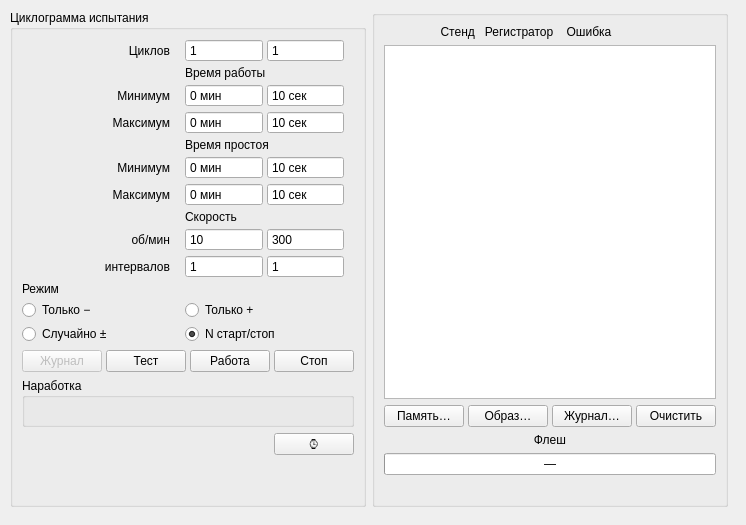
    <widget class="QWidget" name="stendScrollContent">
     <layout class="QVBoxLayout" name="stendLayout">
      <!-- Поля вкладки: без них заголовок верхней группы («Циклограмма
           испытания») рисовался в margin-зоне рамки у самого края и
           визуально обрезался (замечено 03.07.2026) -->
      <property name="margin"><number>10</number></property>
      <item>
       <layout class="QHBoxLayout" name="stendTopLayout">
    <item>
     <!-- 03.07.2026, перестройка высот: жёсткие 480px убраны — содержимое
          колонки выросло (Наработка, Память устройства, кнопки офлайн-вида)
          и вылезало за фиксированную рамку. Высота теперь по содержимому;
          правая панель (groupCompare, vsizetype=Expanding) тянется ровно до
          этой же высоты — колонки всегда одинаковые. Общий размер вкладки
          не зависит от масштабирования окна: снизу в stendLayout стоит
          распорка stendBottomSpacer, забирающая лишнюю высоту. -->
     <widget class="QGroupBox" name="groupCyclogram">
      <property name="sizePolicy">
       <sizepolicy hsizetype="Fixed" vsizetype="Preferred">
        <horstretch>0</horstretch>
        <verstretch>0</verstretch>
       </sizepolicy>
      </property>
      <property name="minimumWidth"><number>260</number></property>
      <property name="maximumWidth"><number>260</number></property>
      <property name="title"><string>Циклограмма испытания</string></property>
      <layout class="QVBoxLayout" name="groupCyclogramLayout">
       <property name="spacing"><number>6</number></property>
       <item>
        <layout class="QGridLayout" name="cyclogramGrid">
         <property name="verticalSpacing"><number>4</number></property>
         <property name="horizontalSpacing"><number>4</number></property>
  	<property name="rightMargin"><number>10</number></property>

         
			<item row="1" column="2" colspan="2"><widget class="QLabel" name="lblWorkCap"><property name="alignment"><set>Qt::AlignLeft|Qt::AlignVCenter</set></property><property name="maximumHeight"><number>20</number></property><property name="text"><string>Время работы</string></property></widget></item>
				<item row="2" column="0" colspan="2"><widget class="QLabel" name="lblWorkMinCap"><property name="alignment"><set>Qt::AlignRight|Qt::AlignVCenter</set></property><property name="styleSheet"><string>padding-right: 8px;</string></property><property name="text"><string>Минимум</string></property></widget></item>
					<item row="2" column="2"><widget class="QSpinBox" name="spinWorkMinMin"><property name="minimumWidth"><number>66</number></property><property name="maximumWidth"><number>66</number></property><property name="buttonSymbols"><enum>QAbstractSpinBox::NoButtons</enum></property><property name="suffix"><string> мин</string></property><property name="maximum"><number>60</number></property><property name="value"><number>0</number></property></widget></item>
					<item row="2" column="3"><widget class="QSpinBox" name="spinWorkMinSec"><property name="minimumWidth"><number>66</number></property><property name="maximumWidth"><number>66</number></property><property name="buttonSymbols"><enum>QAbstractSpinBox::NoButtons</enum></property><property name="suffix"><string> сек</string></property><property name="maximum"><number>59</number></property><property name="value"><number>10</number></property></widget></item>
   <item row="3" column="0" colspan="2"><widget class="QLabel" name="lblWorkMaxCap"><property name="alignment"><set>Qt::AlignRight|Qt::AlignVCenter</set></property><property name="styleSheet"><string>padding-right: 8px;</string></property><property name="text"><string>Максимум</string></property></widget></item>
					<item row="3" column="2"><widget class="QSpinBox" name="spinWorkMaxMin"><property name="minimumWidth"><number>66</number></property><property name="maximumWidth"><number>66</number></property><property name="buttonSymbols"><enum>QAbstractSpinBox::NoButtons</enum></property><property name="suffix"><string> мин</string></property><property name="maximum"><number>60</number></property><property name="value"><number>0</number></property></widget></item>
					<item row="3" column="3"><widget class="QSpinBox" name="spinWorkMaxSec"><property name="minimumWidth"><number>66</number></property><property name="maximumWidth"><number>66</number></property><property name="buttonSymbols"><enum>QAbstractSpinBox::NoButtons</enum></property><property name="suffix"><string> сек</string></property><property name="maximum"><number>59</number></property><property name="value"><number>10</number></property></widget></item>
					
		<item row="4" column="2" colspan="2"><widget class="QLabel" name="lblPauseCap"><property name="alignment"><set>Qt::AlignLeft|Qt::AlignVCenter</set></property><property name="text"><string>Время простоя</string></property></widget></item>

			<item row="5" column="0" colspan="2"><widget class="QLabel" name="lblPauseMinCap"><property name="alignment"><set>Qt::AlignRight|Qt::AlignVCenter</set></property><property name="styleSheet"><string>padding-right: 8px;</string></property><property name="text"><string>Минимум</string></property></widget></item>
					<item row="5" column="2"><widget class="QSpinBox" name="spinPauseMinMin"><property name="minimumWidth"><number>66</number></property><property name="maximumWidth"><number>66</number></property><property name="buttonSymbols"><enum>QAbstractSpinBox::NoButtons</enum></property><property name="suffix"><string> мин</string></property><property name="maximum"><number>60</number></property><property name="value"><number>0</number></property></widget></item>
					<item row="5" column="3"><widget class="QSpinBox" name="spinPauseMinSec"><property name="minimumWidth"><number>66</number></property><property name="maximumWidth"><number>66</number></property><property name="buttonSymbols"><enum>QAbstractSpinBox::NoButtons</enum></property><property name="suffix"><string> сек</string></property><property name="maximum"><number>59</number></property><property name="value"><number>10</number></property></widget></item>
         <item row="6" column="0" colspan="2"><widget class="QLabel" name="lblPauseMaxCap"><property name="alignment"><set>Qt::AlignRight|Qt::AlignVCenter</set></property><property name="styleSheet"><string>padding-right: 8px;</string></property><property name="text"><string>Максимум</string></property></widget></item>
         <item row="6" column="2"><widget class="QSpinBox" name="spinPauseMaxMin"><property name="minimumWidth"><number>66</number></property><property name="maximumWidth"><number>66</number></property><property name="buttonSymbols"><enum>QAbstractSpinBox::NoButtons</enum></property><property name="suffix"><string> мин</string></property><property name="maximum"><number>60</number></property><property name="value"><number>0</number></property></widget></item>
					<item row="6" column="3"><widget class="QSpinBox" name="spinPauseMaxSec"><property name="minimumWidth"><number>66</number></property><property name="maximumWidth"><number>66</number></property><property name="buttonSymbols"><enum>QAbstractSpinBox::NoButtons</enum></property><property name="suffix"><string> сек</string></property><property name="maximum"><number>59</number></property><property name="value"><number>10</number></property></widget></item>

			<item row="0" column="0" colspan="2"><widget class="QLabel" name="lblStendCyclesCap"><property name="alignment"><set>Qt::AlignRight|Qt::AlignVCenter</set></property><property name="styleSheet"><string>padding-right: 8px;</string></property><property name="text"><string>Циклов</string></property></widget></item>
         <item row="0" column="2"><widget class="QSpinBox" name="spinCyclesMin"><property name="minimumWidth"><number>66</number></property><property name="maximumWidth"><number>66</number></property><property name="buttonSymbols"><enum>QAbstractSpinBox::NoButtons</enum></property><property name="minimum"><number>1</number></property><property name="maximum"><number>9999</number></property><property name="value"><number>1</number></property></widget></item>
         <item row="0" column="3"><widget class="QSpinBox" name="spinCyclesMax"><property name="minimumWidth"><number>66</number></property><property name="maximumWidth"><number>66</number></property><property name="buttonSymbols"><enum>QAbstractSpinBox::NoButtons</enum></property><property name="minimum"><number>1</number></property><property name="maximum"><number>9999</number></property><property name="value"><number>1</number></property></widget></item>

         <item row="7" column="2" colspan="2"><widget class="QLabel" name="lblSpdCap"><property name="alignment"><set>Qt::AlignLeft|Qt::AlignVCenter</set></property><property name="maximumHeight"><number>20</number></property><property name="text"><string>Скорость</string></property></widget></item>

         <item row="8" column="0" colspan="2"><widget class="QLabel" name="lblSpdUnitsCap"><property name="alignment"><set>Qt::AlignRight|Qt::AlignVCenter</set></property><property name="styleSheet"><string>padding-right: 8px;</string></property><property name="text"><string>об/мин</string></property></widget></item>
         <item row="8" column="2"><widget class="QSpinBox" name="spinSpdMin"><property name="minimumWidth"><number>66</number></property><property name="maximumWidth"><number>66</number></property><property name="buttonSymbols"><enum>QAbstractSpinBox::NoButtons</enum></property><property name="maximum"><number>666</number></property><property name="value"><number>10</number></property></widget></item>
         <item row="8" column="3"><widget class="QSpinBox" name="spinSpdMax"><property name="minimumWidth"><number>66</number></property><property name="maximumWidth"><number>66</number></property><property name="buttonSymbols"><enum>QAbstractSpinBox::NoButtons</enum></property><property name="maximum"><number>666</number></property><property name="value"><number>300</number></property></widget></item>

         <item row="9" column="0" colspan="2"><widget class="QLabel" name="lblChgCap"><property name="alignment"><set>Qt::AlignRight|Qt::AlignVCenter</set></property><property name="styleSheet"><string>padding-right: 8px;</string></property><property name="text"><string>интервалов</string></property></widget></item>
         <item row="9" column="2"><widget class="QSpinBox" name="spinChgMin"><property name="minimumWidth"><number>66</number></property><property name="maximumWidth"><number>66</number></property><property name="buttonSymbols"><enum>QAbstractSpinBox::NoButtons</enum></property><property name="minimum"><number>1</number></property><property name="value"><number>1</number></property></widget></item>
         <item row="9" column="3"><widget class="QSpinBox" name="spinChgMax"><property name="minimumWidth"><number>66</number></property><property name="maximumWidth"><number>66</number></property><property name="buttonSymbols"><enum>QAbstractSpinBox::NoButtons</enum></property><property name="minimum"><number>1</number></property><property name="value"><number>1</number></property></widget></item>

         <item row="10" column="0" colspan="4"><widget class="QLabel" name="lblSpdModeCap"><property name="text"><string>Режим</string></property></widget></item>
         <item row="11" column="0" colspan="2"><widget class="QRadioButton" name="radioModeOnlyMinus"><property name="text"><string>Только −</string></property></widget></item>
         <item row="11" column="2" colspan="2"><widget class="QRadioButton" name="radioModeOnlyPlus"><property name="text"><string>Только +</string></property></widget></item>
         <item row="12" column="0" colspan="2"><widget class="QRadioButton" name="radioModeRandom"><property name="text"><string>Случайно ±</string></property></widget></item>
         <item row="12" column="2" colspan="2"><widget class="QRadioButton" name="radioModeNStartStop"><property name="text"><string>N старт/стоп</string></property><property name="checked"><bool>true</bool></property></widget></item>
        </layout>
       </item>
       <item>
        <layout class="QHBoxLayout" name="stendButtonsLayout">
         <property name="spacing"><number>4</number></property>
         <item>
          <widget class="QPushButton" name="btnOpenJournal">
           <property name="text"><string>Журнал</string></property>
           <property name="toolTip"><string>Открыть файл журнала текущего испытания в текстовом редакторе</string></property>
           <property name="enabled"><bool>false</bool></property>
          </widget>
         </item>
         <!-- «Тест» = noReg-циклограмма (то же, что «Старт стенда» на
              «Мониторинге»): регистратор остаётся в Service, графики живые,
              0x1D не шлётся. Текст меняется Тест↔Стоп. -->
         <item>
          <widget class="QPushButton" name="btnStendTest">
           <property name="text"><string>Тест</string></property>
           <property name="toolTip"><string>Прогон циклограммы без увода регистратора из сервиса (только мотор): наблюдаем датчик на «Мониторинге», подбираем ODR/порог Wake-Up</string></property>
          </widget>
         </item>
         <!-- «Работа» = полный тест: 0x1D → регистратор уходит в автомат
              (реальный рабочий режим, Stop2), пуши CMD_CYCLE_PUSH. Текст
              меняется Работа↔Стоп. -->
         <item><widget class="QPushButton" name="btnStendStart"><property name="text"><string>Работа</string></property></widget></item>
         <!-- btnStendStop скрыта: логика объединена с кнопками Тест/Работа -->
         <item><widget class="QPushButton" name="btnStendStop"><property name="text"><string>Стоп</string></property><property name="visible"><bool>false</bool></property></widget></item>
         <!-- Кнопки офлайн-вида («Из устройства…»/«Журнал…») — в группе
              «Память устройства» ниже, не здесь (03.07.2026) -->
        </layout>
       </item>
       <item>
        <widget class="QGroupBox" name="groupUptime">
         <property name="title"><string>Наработка</string></property>
         <layout class="QVBoxLayout" name="uptimeLayout">
          <property name="margin"><number>6</number></property>
          <property name="spacing"><number>4</number></property>
          <item>
           <widget class="QLabel" name="lblFlashStat">
            <property name="text"><string> </string></property>
            <property name="alignment"><set>Qt::AlignLeft|Qt::AlignTop</set></property>
            <property name="wordWrap"><bool>false</bool></property>
           </widget>
          </item>
         </layout>
        </widget>
       </item>
       <!-- Часы ПК/регистратора + ⌚ — в СВОБОДНОЙ зоне ниже «Наработки»
            (18.07.2026: к наработке отношения не имеют, тут никому не мешают) -->
       <item>
        <layout class="QHBoxLayout" name="stendTimeLayout">
         <property name="spacing"><number>6</number></property>
         <item>
          <widget class="QLabel" name="lblStendPcTime">
           <property name="text"><string/></property>
           <property name="toolTip"><string>Текущее время ПК</string></property>
          </widget>
         </item>
         <item>
          <widget class="QLabel" name="lblStendDevTime">
           <property name="text"><string/></property>
           <property name="toolTip"><string>Время регистратора (красное = сбито/рассинхрон)</string></property>
          </widget>
         </item>
         <item>
          <spacer name="stendTimeSpacer">
           <property name="orientation"><enum>Qt::Horizontal</enum></property>
           <property name="sizeHint" stdset="0"><size><width>10</width><height>10</height></size></property>
          </spacer>
         </item>
         <item>
          <widget class="QPushButton" name="btnStendSyncTime">
           <property name="text"><string>⌚</string></property>
           <property name="maximumWidth"><number>34</number></property>
           <property name="toolTip"><string>Синхронизировать часы регистратора со временем ПК (SET_DATETIME)</string></property>
          </widget>
         </item>
        </layout>
       </item>
       <!-- «Память устройства» перенесена в правую колонку под панель
            вывода (03.07.2026, запрос: справа — всё про память и её
            содержимое) -->
       <item>
        <spacer name="cyclogramBottomSpacer">
         <property name="orientation"><enum>Qt::Vertical</enum></property>
         <property name="sizeHint" stdset="0"><size><width>20</width><height>40</height></size></property>
        </spacer>
       </item>
      </layout>
     </widget>
    </item>
    <!-- Правая колонка (03.07.2026): всё про память и её содержимое —
         сверху панель вывода/совмещения, снизу «Память устройства» с
         кнопками источников (Память/Образ/Журнал). Левая колонка — только
         управление двигателем и циклограммой. -->
    <item>
     <layout class="QVBoxLayout" name="stendRightColLayout">
      <property name="spacing"><number>8</number></property>
      <item>
     <widget class="QGroupBox" name="groupCompare">
      <!-- Expanding по вертикали: высота = высоте левой колонки (см.
           комментарий у groupCyclogram), жёсткие 480px у cmpReport убраны.
           Expanding по горизонтали (22.07.2026): раньше hsizetype=Fixed
           оставлял пустую полосу справа при фиксированном окне 1200px —
           теперь панель сама занимает освободившееся место. -->
      <property name="sizePolicy">
       <sizepolicy hsizetype="Expanding" vsizetype="Expanding">
        <horstretch>0</horstretch>
        <verstretch>0</verstretch>
       </sizepolicy>
      </property>
      <property name="title"><string></string></property>
      <layout class="QVBoxLayout" name="compareLayout">
       <!-- Закреплённый заголовок колонок (03.07.2026): вынесен из
            прокручиваемого текста cmpReport, чтобы не исчезал при
            скроллинге. Шрифт задаётся в applyStyles тем же kMono 10pt,
            что и cmpReport — колонки совпадают по ширине. Един для
            живого режима и «Из устройства…». -->
       <item>
        <widget class="QLabel" name="lblCmpHeader">
         <property name="text"><string>                 Стенд   Регистратор    Ошибка</string></property>
        </widget>
       </item>
       <item>
        <widget class="QPlainTextEdit" name="cmpReport">
         <property name="readOnly"><bool>true</bool></property>
         <property name="minimumWidth"><number>460</number></property>
         <property name="minimumHeight"><number>300</number></property>
         <property name="lineWrapMode"><enum>QPlainTextEdit::NoWrap</enum></property>
        </widget>
       </item>
       <!-- Кнопки источников офлайн-вида — привязаны к панели вывода cmpReport
            (они наполняют её: Память→Регистратор, Образ/Журнал→Стенд, Очистить).
            Перенесены сюда из «Память устройства» (04.07.2026): та группа —
            только индикатор состояния Flash, не источники вывода. -->
       <item>
        <layout class="QHBoxLayout" name="offlineButtonsLayout">
         <property name="spacing"><number>4</number></property>
         <item>
          <widget class="QPushButton" name="btnStendFromDev">
           <property name="text"><string>Память…</string></property>
           <property name="toolTip"><string>Прочитать записи циклов с Flash регистратора → колонка «Регистратор» (в ней всегда только данные из Flash). Если колонка «Стенд» заполнена (Журнал/Образ) — совмещение и «Ошибка» автоматически</string></property>
          </widget>
         </item>
         <item>
          <widget class="QPushButton" name="btnStendFromImg">
           <property name="text"><string>Образ…</string></property>
           <property name="toolTip"><string>Разобрать записи из файла образа (.hex) → колонка «Стенд» (эталон, или-или с Журналом). Образ + Память = проверка целостности записи: дельты «Ошибки» должны быть нулевые</string></property>
          </widget>
         </item>
         <item>
          <widget class="QPushButton" name="btnStendFromFile">
           <property name="text"><string>Журнал…</string></property>
           <property name="toolTip"><string>Открыть файл журнала испытания → колонка «Стенд» (или-или с Образом). Если прочитана память — совмещение и колонка «Ошибка» автоматически</string></property>
          </widget>
         </item>
         <item>
          <widget class="QPushButton" name="btnStendOfflineClear">
           <property name="text"><string>Очистить</string></property>
           <property name="toolTip"><string>Сбросить офлайн-вид: убрать загруженные записи (Память/Образ) и файл журнала, очистить панель</string></property>
          </widget>
         </item>
        </layout>
       </item>
       <!-- «Память устройства» теперь ВНУТРИ общего правого окна (groupCompare),
            отдельная коробка groupFlashStat убрана (04.07.2026): правое окно одно,
            всё выводится внутри него — вывод сверху, индикатор Flash снизу. -->
       <item>
        <widget class="QLabel" name="lblFlashStatTitle">
         <property name="text"><string>Флеш</string></property>
         <property name="alignment"><set>Qt::AlignHCenter</set></property>
        </widget>
       </item>
       <item>
        <widget class="QProgressBar" name="barFlashMem">
         <property name="minimum"><number>0</number></property>
         <property name="maximum"><number>65535</number></property>
         <property name="value"><number>0</number></property>
         <property name="format"><string>—</string></property>
         <property name="textVisible"><bool>true</bool></property>
         <property name="minimumHeight"><number>22</number></property>
        </widget>
       </item>
       <item>
        <widget class="QLabel" name="lblFlashDetail">
         <property name="text"><string></string></property>
         <property name="alignment"><set>Qt::AlignLeft|Qt::AlignTop</set></property>
         <property name="wordWrap"><bool>false</bool></property>
        </widget>
       </item>
      </layout>
     </widget>
      </item>
     </layout>
    </item>
    <!-- Горизонтальная распорка: колонки прижаты влево с постоянным зазором,
         лишняя ширина окна уходит сюда (раньше раздавала себя между
         панелями — они «разъезжались» по горизонтали) -->
    <item>
     <spacer name="stendRightSpacer">
      <property name="orientation"><enum>Qt::Horizontal</enum></property>
      <property name="sizeHint" stdset="0"><size><width>8</width><height>20</height></size></property>
     </spacer>
    </item>
   </layout>
  </item>
  <!-- Вертикальная распорка: лишняя высота окна уходит сюда — размер панели
       стабилен, колонки не растут при масштабировании (03.07.2026) -->
  <item>
   <spacer name="stendBottomSpacer">
    <property name="orientation"><enum>Qt::Vertical</enum></property>
    <property name="sizeHint" stdset="0"><size><width>20</width><height>8</height></size></property>
   </spacer>
  </item>
 </layout>
    </widget>
